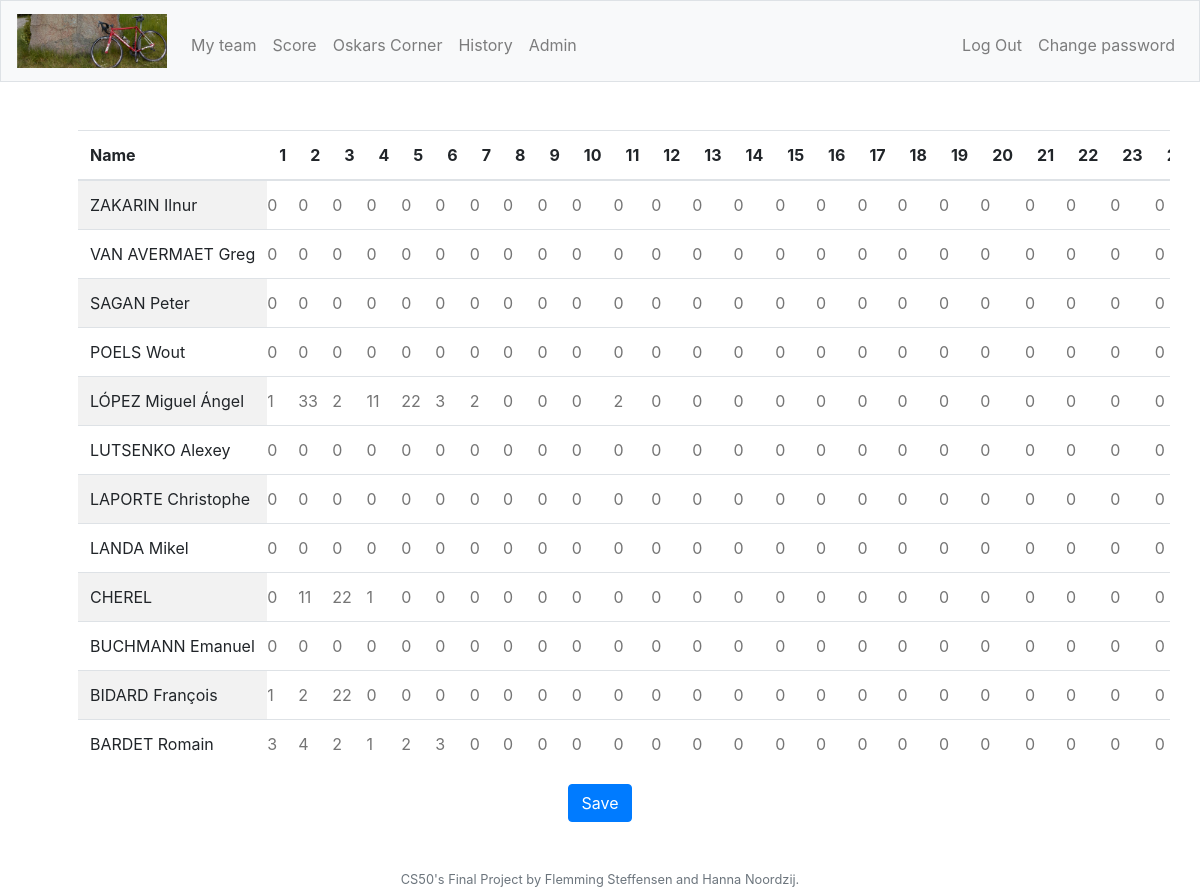
Screenshot of /points?activecomp=2 (signed in) with the database file from the repository.
### tables this page shows
CREATE TABLE "riders" (
	"id"	INTEGER NOT NULL UNIQUE,
	"comp_id"	INTEGER NOT NULL,
	"rider"	TEXT NOT NULL,
	"nationality"	TEXT NOT NULL,
	"rides_for"	TEXT NOT NULL,
	"contraint_id"	INTEGER,
	FOREIGN KEY("comp_id") REFERENCES "competitions"("id"),
	FOREIGN KEY("contraint_id") REFERENCES "rider_constraints"("id"),
	PRIMARY KEY("id" AUTOINCREMENT)
);

CREATE TABLE "points" (
	"id"	INTEGER NOT NULL UNIQUE,
	"rider_id"	INTEGER NOT NULL,
	"day1"	INTEGER,
	"day2"	INTEGER,
	"day3"	INTEGER,
	"day4"	INTEGER,
	"day5"	INTEGER,
	"day6"	INTEGER,
	"day7"	INTEGER,
	"day8"	INTEGER,
	"day9"	INTEGER,
	"day10"	INTEGER,
	"day11"	INTEGER,
	"day12"	INTEGER,
	"day13"	INTEGER,
	"day14"	INTEGER,
	"day15"	INTEGER,
	"day16"	INTEGER,
	"day17"	INTEGER,
	"day18"	INTEGER,
	"day19"	INTEGER,
	"day20"	INTEGER,
	"day21"	INTEGER,
	"day22"	INTEGER,
	"day23"	INTEGER,
	"day24"	INTEGER,
	"day25"	INTEGER,
	"day26"	INTEGER,
	"day27"	INTEGER,
	"day28"	INTEGER,
	"day29"	INTEGER,
	"day30"	INTEGER,
	FOREIGN KEY("rider_id") REFERENCES "riders"("id"),
	PRIMARY KEY("id" AUTOINCREMENT)
);

### app.py (the view)
@app.route("/points")
@login_required
def points():
    role = getRole()
    compid = request.args.get('activecomp', None)
    riderpoints = db.execute("SELECT ri.rider, po.day1, po.day2, po.day3, po.day4, po.day5, po.day6, po.day7, po.day8, po.day9, po.day10, po.day11, po.day12, po.day13, po.day14, po.day15, po.day16, po.day17, po.day18, po.day19, po.day20, po.day21, po.day22, po.day23, po.day24, po.day25, po.day26, po.day27, po.day28, po.day29, po.day30 FROM riders ri LEFT JOIN points po ON po.rider_id = ri.id WHERE ri.comp_id = :compid ORDER BY ri.rider DESC", compid=compid)
    daysInComp = db.execute("SELECT racedays FROM competitions WHERE id = :compid", compid=compid)
    return render_template("points.html", role=role, riderpoints=riderpoints, daysInComp=daysInComp, compid=compid)

### app.py (called while the page is built)
@app.after_request
def after_request(response):
    response.headers["Cache-Control"] = "no-cache, no-store, must-revalidate"
    response.headers["Expires"] = 0
    response.headers["Pragma"] = "no-cache"
    return response

### helpers.py (called while the page is built)
def login_required(f):
    @wraps(f)
    def decorated_function(*args, **kwargs):
        if session.get("user_id") is None:
            return redirect("/login")
        return f(*args, **kwargs)
    return decorated_function

def getRole():
    role = db.execute("SELECT role FROM users WHERE id = :userid", userid=session["user_id"])
    role2 = role[0]["role"]
    return role2

### templates/points.html (shortened to what this page needs)
{% extends "layout.html" %}
{% block adminNav %}
    {% if role == 2 %}
        <li class="nav-item"><a class="nav-link" href="/admin">Admin</a></li>
    {% endif %}
{% endblock %}
{% block main %}
    {% if daysInComp %}
        <form id="updatePoints" action="/updatePoints" method="post">
            <table class="table table-striped">
                <thead>
                    <tr>
                        <th>Name</th>
                        {% for number in range(daysInComp[0]["racedays"]) %}
                        <th>{{number + 1}}</th>
                        {% endfor %}
                    </tr>
                </thead>
                <tbody>
                    {% for rider in riderpoints %}
                        <tr>
                            <td style="white-space:nowrap">{{rider.rider}}</td>
                            {% for number in range(daysInComp[0]["racedays"]) %}
                            {% set day = "day" ~ (number+1)%}
                                {% if rider[day] != None %}
                                    <td><input type="number" id="{{rider.rider}} {{number+1}}" placeholder="{{rider[day]}}"></td>
                                {% else %}
                                    <td><input type="number" id="{{rider.rider}} {{number+1}}" placeholder="0"></td>
                                {% endif %}
                            {% endfor %}
                        </tr>
                    {% endfor %}
                </tbody>
            </table>
            <button class="btn btn-primary" type="submit">Save</button>
        </form>
    {% endif %}
{% endblock %}

### static/styles.css (style rules this page uses)
.table td, .table th { padding: .75rem; vertical-align: top; border-top: 1px solid #dee2e6; }
main table { text-align: left; }
table td { position: relative; }
table td input { position: absolute; display: block; top:0; left:0; margin: 0; height: 100%; width: 100%; border: none; padding: 0; box-sizing: border-box; }

### rows the page displays
riders: rider "ZAKARIN Ilnur"
riders: rider "VAN AVERMAET Greg"
riders: rider "SAGAN Peter"
riders: rider "POELS Wout"
points: rider "LÓPEZ Miguel Ángel", day1 "1" "33" "2" "11" "22" "3" "2" "0" "0" "0" "2"
riders: rider "LUTSENKO Alexey"
riders: rider "LAPORTE Christophe"
riders: rider "LANDA Mikel"
points: rider "CHEREL", day1 "0" "11" "22" "1"
riders: rider "BUCHMANN Emanuel"
points: rider "BIDARD François", day1 "1" "2" "22" "0"
points: rider "BARDET Romain", day1 "3" "4" "2" "1" "2" "3"

### other values shown
{{ number + 1 }} "1" "2" "3" "4" "5" "6" "7" "8" "9" "10" "11" "12" "13" "14" "15" "16" "17" "18" "19" "20" "21" "22" "23"
